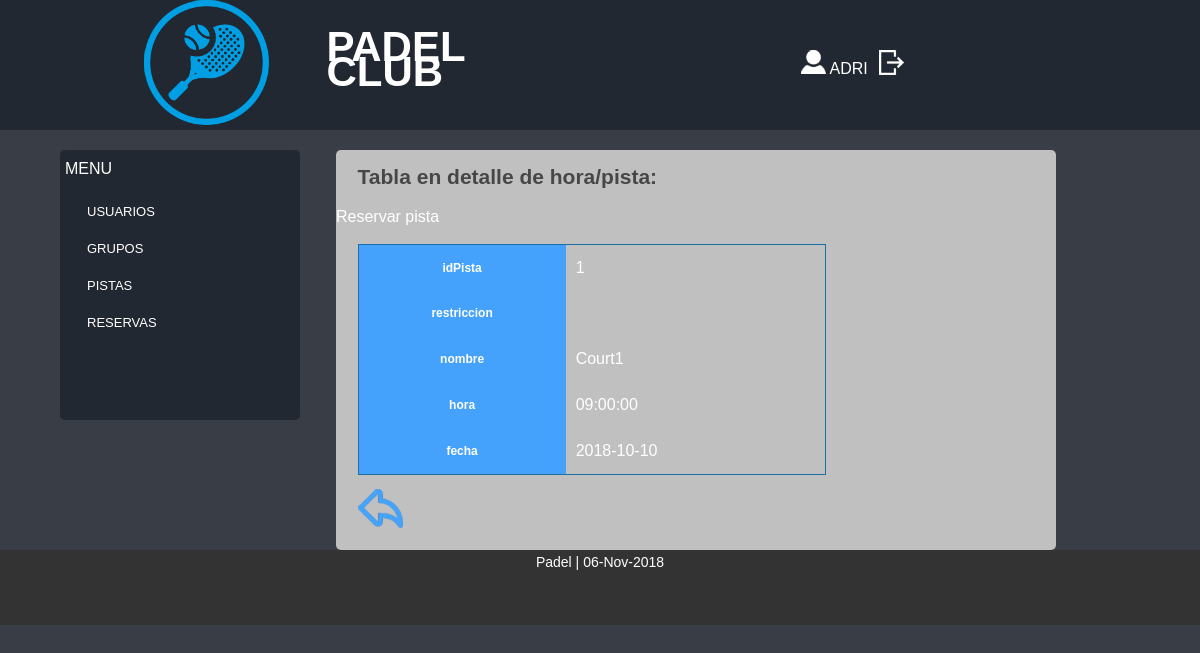
Before: /Controllers/PISTAS_Controller.php?action=SHOWCURRENT&idPista=1 (signed in) with the older database file.
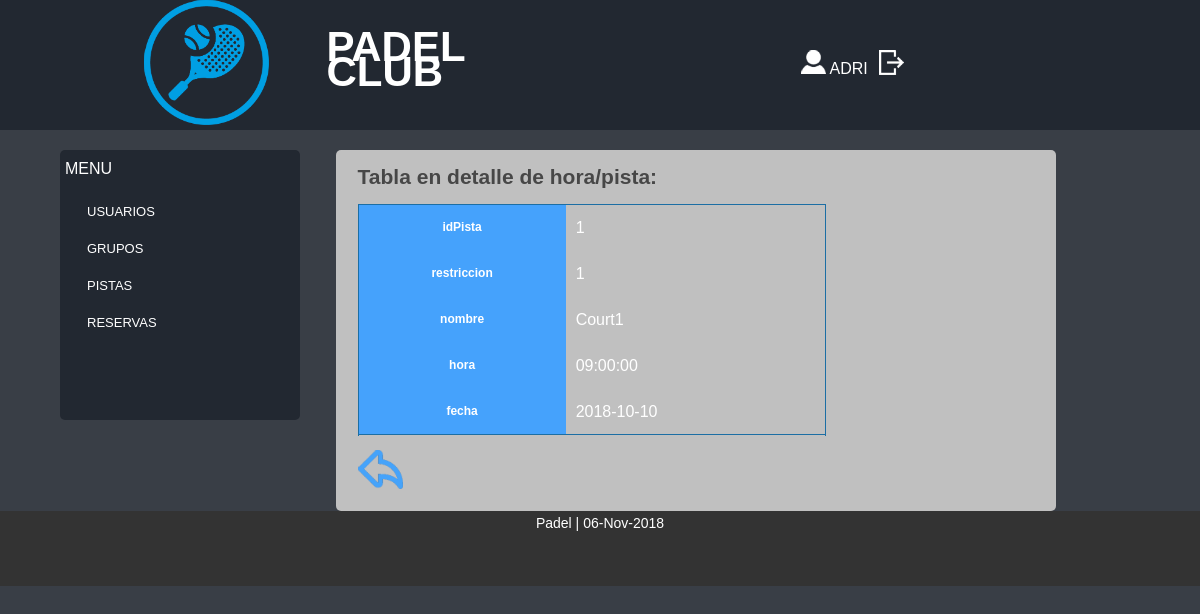
After: the same page with the newer database file.
### tables this page shows
CREATE TABLE `PISTA` (
  `idPista` int(10) NOT NULL,
  `restriccion` tinyint(1) DEFAULT NULL,
  `nombre` varchar(30) NOT NULL,
  `hora` time NOT NULL,
  `fecha` date NOT NULL
);

### Functions/Authentication.php (called while the page is built)
<?php
function IsAuthenticated(){
	if (!isset($_SESSION['login'])){
		return false;
	}
	else{
		return true;
	}
}
?>

### Models/Access_DB.php (called while the page is built)
<?php
function ConnectDB()
{
    $mysqli = new mysqli("", 'root', '' , 'ABP_11');
	if ($mysqli->connect_errno) {
		include '../View/MESSAGE_View.php';
		new MESSAGE("Fallo al conectar a MySQL: (" . $mysqli->connect_errno . ") " . $mysqli->connect_error, './index.php');
		return false;
	}
	else{
		return $mysqli;
	}
}
?>

### Functions/ACL.php (called while the page is built)
<?php
include_once '../Models/USUARIOS_Model.php';
function comprobarRol($rol){
	$usuario = new USUARIOS_Model($_SESSION['login'],'','','','');
	$rolBD = $usuario->getRol();
	if($rolBD[0] == 'admin'){
		return true;
	}else{
		if($rol == $rolBD[0]){
			return true;
		}else{
			return false;
		}
	}
}
?>

### Models/USUARIOS_Model.php (called while the page is built, shortened)
<?php
class USUARIOS_Model {
	var $login;
	var $mysqli;
function __construct($login,$password,$rol,$nombre,$apellidos){
	$this->login = $login;
	include_once 'Access_DB.php';
	$this->mysqli = ConnectDB();
}
function getRol(){
	$sql = "SELECT rol
			FROM USUARIO
			WHERE (
				(login = '$this->login')
			)";
	$resultado = $this->mysqli->query($sql);
	if ($resultado->num_rows == 0){
		return 'El login no existe';
	}
	else{
		return mysqli_fetch_row($resultado);
	}
}
}
?>

### Models/PISTAS_Model.php (called while the page is built, shortened)
<?php
class PISTAS_Model {
	var $idPista;
function __construct($idPista, $restriccion, $nombre, $hora, $fecha){
	$this->idPista = $idPista;
	include_once 'Access_DB.php';
	$this->mysqli = ConnectDB();
}
function RellenaDatos(){
    $sql = "SELECT * from PISTA where idPista = '$this->idPista'";
	$result = $this->mysqli->query($sql);
	if($result ->num_rows >0){
		$tupla = mysqli_fetch_assoc($result);
		return $tupla;
	}
	else{
		return  false;
	}
}
}
?>

### Views/PISTA_SHOWCURRENT_View.php (the view)
<?php
class PISTA_SHOWCURRENT {
	function __construct($array,$volver,$lista){
		$this->datos = $array;
		$this->volver = $volver;
		$this->lista = $lista;
		$this->render();
	}
	function render(){
		include 'Header.php';
?>
<h2>Tabla en detalle de hora/pista:</h2>
				<table class="tablas">
					<?php
							for($j=0;$j<count($this->lista);$j++){
								echo "<tr>";
									echo "<th>".($this->lista)[$j]."</th><td><a href='".$this->datos[($this->lista)[$j]]."' target='_blank'>".$this->datos[($this->lista)[$j]]."</a></td>";
								echo "<tr>";
							}
							if(!$this->datos['restriccion']){
								echo "<a href=".$_SERVER['PHP_SELF'].'?action=RESERVE&'.($this->lista)[0].'='.$this->datos["idPista"].'&'.($this->lista)[2].'='.$this->datos["nombre"].'>Reservar pista</a>';
							}
					?>
				</table>
				<p><a href="<?php echo $this->volver?>"><img src="../Views/images/atras.png" title="Atrás" alt="Atrás"></a></p>
<?php
	include 'Footer.php';
	}
}
?>

### Controllers/PISTAS_Controller.php (shortened to what this page needs)
<?php
include_once '../Functions/Authentication.php';
include_once '../Models/PISTAS_Model.php';
include '../Views/PISTA_SHOWCURRENT_View.php';
include '../Functions/ACL.php';
$lista = array('idPista','restriccion','nombre','hora','fecha');
$alerta = "No tiene permisos para esta acción.";
	Switch ($_REQUEST['action']){
		case 'SHOWCURRENT':
			if(comprobarRol($_REQUEST['action'])){
				$PISTAS = new PISTAS_Model($_REQUEST['idPista'], '', '', '','');
				$valores = $PISTAS->RellenaDatos();
				new PISTA_SHOWCURRENT($valores,'../Controllers/PISTAS_Controller.php',$lista);
			}else{
				new MESSAGE($alerta,'../index.php');
			}
				break;
	}
?>

### Views/Header.php (shortened to what this page needs)
<?php
	include_once '../Functions/Authentication.php';
?>
<!DOCTYPE html>
<html lang="en">
	<head>
		<link rel="stylesheet" href="../Views/css/style.css">
		<link rel="stylesheet" href="../Views/css/responsive.css">
		<link rel="stylesheet" href="../Views/css/tcal.css">
	</head>
	<body>
		<header>
				<div id="cabecera-izq">
					<div id="logo">
						<a href="../Controllers/USUARIOS_Controller.php"><img src="../Views/images/cabecera.png" alt="Padel" title="Padel"/></a>
					</div>
					<div id="titulo">
						<h1>
						Padel Club
						</h1>
					</div>
				</div>
				<div id="cabecera-der">
<?php
	if (IsAuthenticated()){
?>
					<div class="login">
						<div id="usuario"><a href="#"><img src="../Views/images/user.png" alt="Usuario" title="Usuario"> <?php echo $_SESSION['login']?></a></div>
						<div id="salir"><a href="../Functions/Desconectar.php"><img src="../Views/images/logout-blanco.png" alt="Salir" title="Salir"></a></div>
					</div>
<?php
	}
?>
		</div>
</header>
<?php
	if(IsAuthenticated()){
	include 'users_menuLateral.php';
	}
?>

### Views/users_menuLateral.php
<div class="cuerpo">
	<nav class="menu">
		<p>Menu</p>
		<ul>
		<?php
			if(comprobarRol('admin')){
				echo "<li><a href='./USUARIOS_Controller.php'>USUARIOS</a></li>";
			}
			if(comprobarRol('admin')){
				echo '<li><a href="./GRUPOS_Controller.php">GRUPOS</a></li>';
			}
			if(comprobarRol('admin')){
				echo '<li><a href="./PISTAS_Controller.php">PISTAS</a></li>';
			}
			if(comprobarRol('admin')){
				echo '<li><a href="./PISTAS_Controller.php?action=RESERVAS">RESERVAS</a></li>';
			}
		?>
		</ul>
	</nav>
	<section class="content">

### Views/Footer.php
		</section>
	</div>
		<footer id="pie">
			<p>Padel | <?php echo date("d-M-Y", mktime()); ?></p>
		</footer>
	</body>
</html>

### Views/css/style.css (style rules this page uses)
* { margin:0px; padding:0px; }
html, body { width:100%; padding:0; margin:0; }
body { background: #393E46;color: #474747;font: 14px/25px Arial, Helvetica, sans-serif; }
header { background:#222831; height: 130px; position:fixed; width:100%; overflow:hidden; top:0px; display:block; }
h1 { text-transform:uppercase; color:#ffffff; font-size:42px; text-decoration:none; font-weight:22px; }
#logo { width:27%; float:left; height:100%; }
#titulo { margin-top:7%; width:50%; float:left; height:100%; }
#cabecera-der { float:right; width:35%; height:100%; }
#cabecera-izq { float:left; width:40%; margin-left:12%; height:100%; }
.login { margin-top:12%; margin-left:5%; float:left; }
.login a { text-transform:uppercase; color:#ffffff; font-size:16px; text-decoration:none; }
#usuario { width:85%; float:left; }
#salir { width:15%; float:right; }
nav { position:fixed; width:12%; min-height:270px; background-color:#222831; margin-left:12%; margin-top:150px; border-radius: 5px; }
.menu ul { list-style: none; margin: 0; display: block; padding: 12px; float:left; }
.menu p { padding:6px 5px 0px 5px; text-transform:uppercase; color:#ffffff;font-size:16px; }
.menu ul li { position: relative;width:100%;float: left; padding: 6px 5px 0px 5px; overflow:hidden; }
.menu ul li a { font-size: 13px; line-height:14px;color:#ffffff;display: block;padding: 6px 10px;margin-bottom: 5px;z-index: 6;position: relative; text-transform:uppercase; text-decoration: none; }
.content a { text-decoration:none; color: #FFFFFF; font-size:16px; }
.content { background:#c0c0c0; border-radius: 5px; margin-right:12%; margin-top:150px; margin-left:12%; width:60%; float:right; overflow:hidden; }
.content p,h2,h3,h4,form,table { margin-left:3%; margin-right:3%; margin-top:2%; margin-bottom:2%; }
.tablas { border: 1px solid #1C6EA4; border-collapse: collapse; overflow-x:auto; }
td { padding:10px; }
th { background-color: #45A2FC; padding:10px; color: #FFFFFF; font-size: 12px; }
footer { clear:both; margin-top:2%; background-color:#333; width:100%; text-align:center; color:#FFFFFF; min-height:75px; }

### Views/css/responsive.css (style rules this page uses)
@media only screen and (max-width: 1500px) { section { width:57%; } }
@media only screen and (max-width: 1500px) { #logo { width:35%; } }

Changed rows visible on the page:
changed pista "Court1": restriccion empty → 1 (drawn)
Other visible differences:
new list line: "restriccion"
new list line: "1"
list line gone: "restriccion"
text no longer shown: "Reservar pista"
